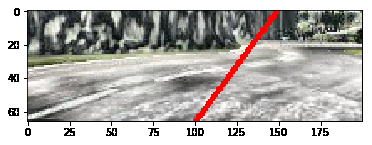
#> input picture images/bright1.png, 372 x 145 px
$ python -i preprocess_images.py   (imports and definitions only)
#> lines starting #> are read from the running program, lines starting #| are printed output that depends on the picture
#> further down, picture is the input picture: shape (145, 372, 3); mean B, G, R 174.4, 177.5, 180.1
import cv2
import csv
import numpy as np


# [4 lines not run here, left out]
# [1 line that did not run here, left out]
# [15 lines of commented-out code are left out]

def rgb_clahe(img):
    #https://stackoverflow.com/questions/24341114/simple-illumination-correction-in-images-opencv-c/24341809#24341809
    l, a, b = cv2.split(img)
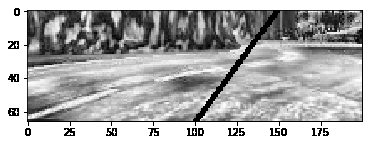
#> l: shape (145, 372); min 0, max 255, mean 174.4
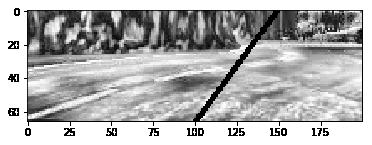
#> a: shape (145, 372); min 0, max 255, mean 177.5
    clahe = cv2.createCLAHE(clipLimit=3.0, tileGridSize=(8, 8))
    cl = clahe.apply(l)
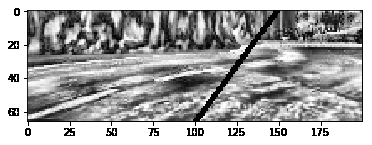
#> cl: shape (145, 372); min 1, max 255, mean 167.5
    return cv2.merge((cl, a, b))
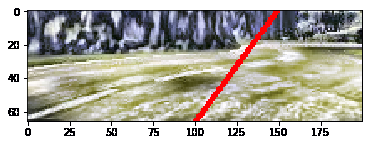
#> returned value: shape (145, 372, 3); mean of channels 0, 1, 2 167.5, 177.5, 180.1; drawn as B, G, R

# [13 lines not run here, left out]

>>> import cv2
>>> picture = cv2.imread('images/bright1.png')
>>> result = rgb_clahe(picture)

$ run again, on images/bright2.png
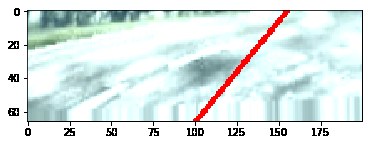
#> input picture images/bright2.png, 372 x 145 px
#> picture is the input picture: shape (145, 372, 3); mean B, G, R 231.1, 232.5, 221.5
#> in rgb_clahe, `cl = clahe.apply(l)`:
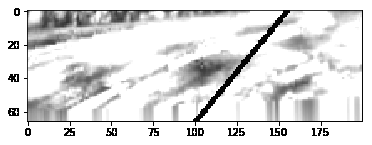
#> cl: shape (145, 372); min 2, max 255, mean 222.3
#> in rgb_clahe, `return cv2.merge((cl, a, b))`:
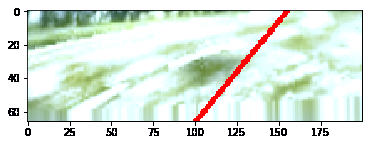
#> returned value: shape (145, 372, 3); mean of channels 0, 1, 2 222.3, 232.5, 221.5; drawn as B, G, R

$ run again, on images/dropout12.png
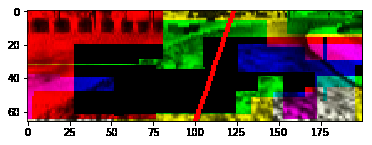
#> input picture images/dropout12.png, 372 x 145 px
#> picture is the input picture: shape (145, 372, 3); mean B, G, R 93.7, 103.8, 124.3
#> in rgb_clahe, `cl = clahe.apply(l)`:
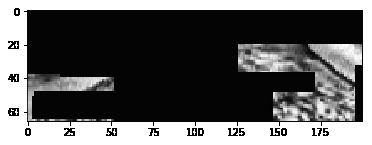
#> cl: shape (145, 372); min 3, max 255, mean 96.6
#> in rgb_clahe, `return cv2.merge((cl, a, b))`:
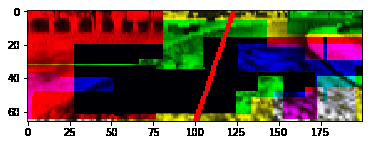
#> returned value: shape (145, 372, 3); mean of channels 0, 1, 2 96.6, 103.8, 124.3; drawn as B, G, R
